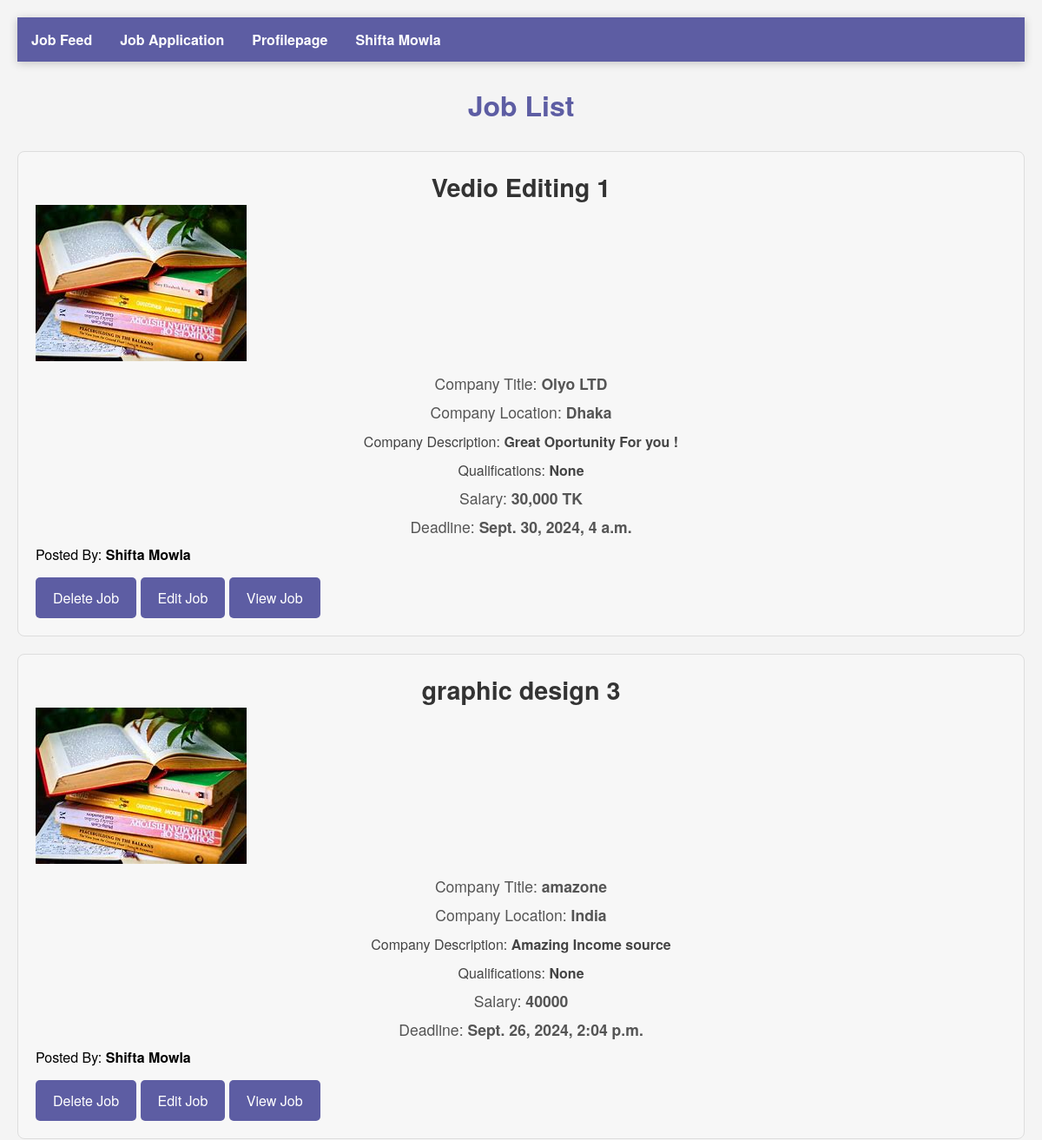
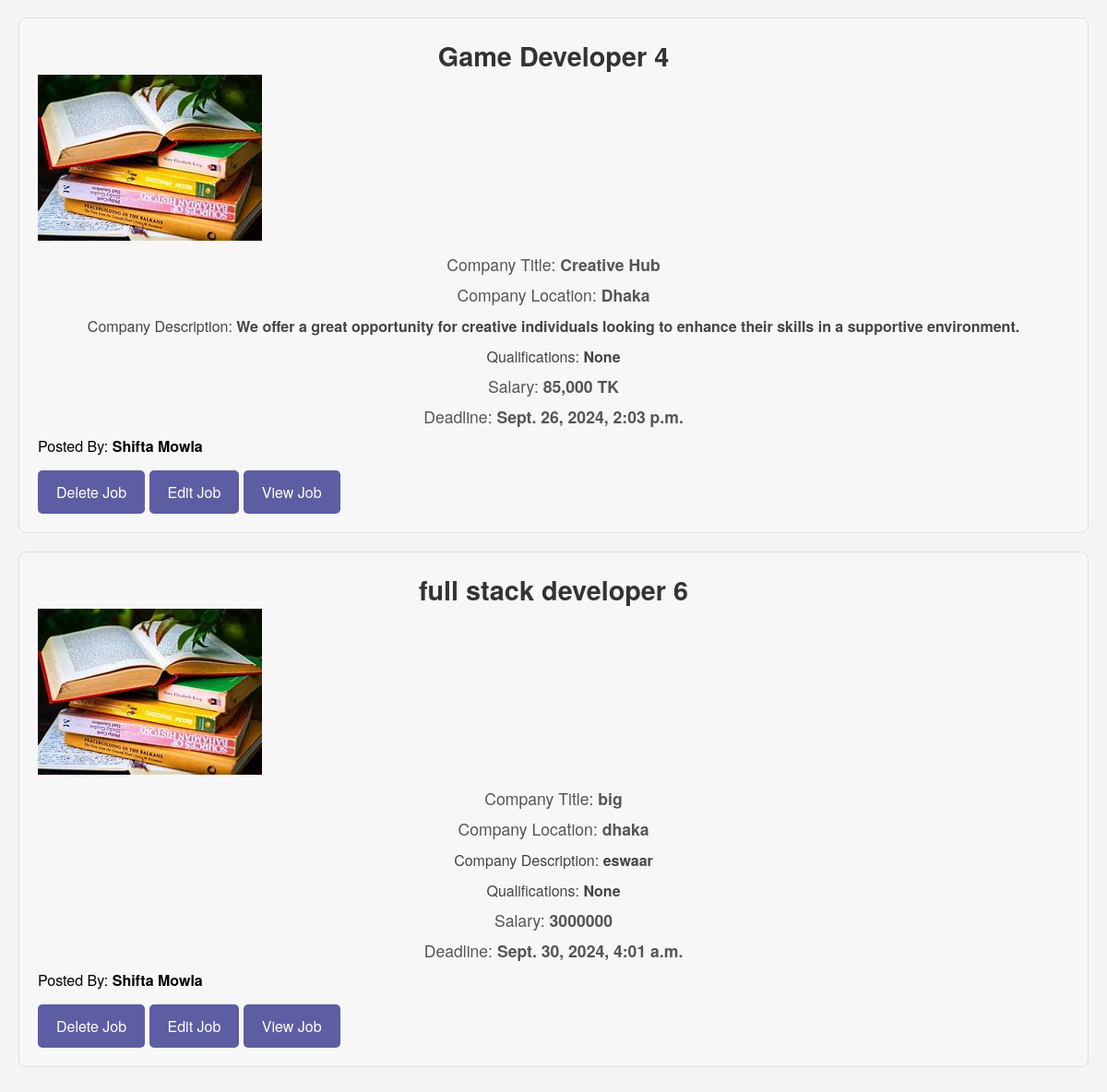
/createdjob/ (signed in), run on the app's committed database (2 pictures, top to bottom).
### myapp/models.py (models this page shows, shortened)
class Custom_user(AbstractUser):
    USER=[
        ('recruiter','Recruiter'),
        ('jobseeker','Jobseeker')
    ]
    Gender=[
        ('male','Male'),
        ('female','Female'),
        ('other','Other')
    ]
    user_type=models.CharField(choices=USER,max_length=100,null=True)
    city=models.CharField(max_length=25, null=True)
    gender=models.CharField(choices=Gender,max_length=100,null=True)
    profile_picture=models.ImageField(upload_to='company_logos/', null=True)

class JobModel(models.Model):
    JOB_TYPE_CHOICES = [
        ('fulltime', 'Full-time'),
        ('parttime', 'Part-time'),
    ]
    user = models.ForeignKey(Custom_user, on_delete=models.CASCADE)
    job_title = models.CharField(max_length=255, null=True)
    company_type = models.CharField(max_length=10, choices=JOB_TYPE_CHOICES, null=True)
    company_logo = models.ImageField(upload_to='company_logos/', null=True)
    company_name = models.CharField(max_length=255, null=True)
    location = models.CharField(max_length=255, null=True)
    Qualifications = models.CharField(max_length=255, null=True)
    description = models.TextField(null=True)
    salary = models.CharField(max_length=255, null=True)
    posted_on = models.DateField(default=timezone.now, null=True)
    application_deadline = models.DateTimeField(auto_now=True, null=True)

### myproject/views.py (the view)
# urls.py: path('createdjob/', createdjob, name='createdjob'),
def createdjob(req):
    current_user=req.user
    Job=JobModel.objects.filter(user=current_user)
    text={
        'Job':Job,
    }
    return render(req,'createdjob.html',text)

### template/createdjob.html (shortened to what this page needs)
{% extends 'base.html' %}
{% block body %}
<!DOCTYPE html>
<html lang="en">
<head>
</head>
<body>
<h2>Job List</h2>
{% for i in Job %}
<div class="job-post">
    <h2 class="job-title">{{ i.job_title }} {{i.id}}</h2>
    <div class="logo">
        <img src="/{{ i.company_logo }}" alt="Company Logo">
    </div>
    <div class="company">Company Title: <strong>{{ i.company_name }}</strong></div>
    <div class="location">Company Location: <strong>{{ i.location }}</strong></div>
    <div class="description">Company Description: <strong>{{ i.description }}</strong></div>
    <div class="description">Qualifications: <strong>{{ i.Qualifications }}</strong></div>
    <div class="salary">Salary: <strong>{{ i.salary }}</strong></div>
    <div class="application-deadline">Deadline: <strong>{{ i.application_deadline }}</strong></div>
    <div class="user">Posted By: <strong>{{ i.user.first_name }} {{ i.user.last_name }}</strong></div>
    {% if request.user.user_type == 'recruiter' %}
    <a href="{% url 'deletejob' i.id %}" class="apply-button">Delete Job</a>
    <a href="{% url 'editjob' i.id %}" class="apply-button">Edit Job</a>
    <a href="{% url 'mainprofile' i.id %}" class="apply-button">View Job</a>
    {% endif %}
</div>
{% endfor %}
</body>
</html>
{% endblock body %}

### template/base.html (shortened to what this page needs)
<!DOCTYPE html>
<html lang="en">
<head>
</head>
<body>
  <ul>
    <li><a href="{% url 'jobfeed' %}">Job Feed</a></li>
    {% if user.user_type == 'jobseeker' %}
    <li><a href="{% url 'profilepage' %}">Profilepage</a></li>
    {% elif user.user_type == 'recruiter' %}
      <li><a href="{% url 'appliedjob' %}">Job Application</a></li>
      <li><a href="{% url 'profilepage' %}">Profilepage</a></li>
    {% endif %}
      <li class="dropdown">
        <a href="javascript:void(0)" class="dropbtn">{{user.first_name}} {{user.last_name}}</a>
      </li>
  </ul>
{% block body %}
{% endblock body %}
</body>
</html>

### template/base.html (style rules this page uses)
body { background-color: white; font-family: 'Arial', sans-serif; }
ul { list-style-type: none; margin: 0; padding: 0; overflow: hidden; background-color: #5d5da3; box-shadow: 0 2px 10px rgba(0, 0, 0, 0.2); }
li { float: left; }
li a { display: inline-block; color: #FFFFFF; text-align: center; padding: 14px 16px; text-decoration: none; transition: background-color 0.3s, color 0.3s; font-weight: bold; }
li.dropdown { display: inline-block; }

### template/createdjob.html (style rules this page uses)
body { font-family: 'Helvetica Neue', Arial, sans-serif; background-color: #f4f4f4; margin: 0; padding: 20px; }
h2 { text-align: center; color: #5d5da3; margin-bottom: 30px; font-size: 2em; }
.job-post { border: 1px solid #ddd; padding: 20px; margin-bottom: 20px; border-radius: 8px; background-color: #f7f7f7; transition: box-shadow 0.3s; }
.job-title { font-size: 1.8em; color: #333; margin: 0; text-align: center; }
.company, .location, .salary, .posted-date, .application-deadline { color: #555; margin: 8px 0; font-size: 1.1em; text-align: center; }
.description { margin-top: 10px; color: #444; font-size: 1em; text-align: center; }
.apply-button { display: inline-block; margin-top: 15px; padding: 12px 20px; background-color: #5d5da3; color: white; text-decoration: none; border-radius: 5px; transition: background-color 0.3s, color 0.3s; font-size: 1em; text-align: center; }

### data on the page
Custom_user: first_name "Shifta", last_name "Mowla"
JobModel: job_title "Vedio Editing", id "1", company_logo (picture), company_name "Olyo LTD", location "Dhaka", description "Great Oportunity For you !", Qualifications "None", salary "30,000 TK", application_deadline "Sept. 30, 2024, 4 a.m.", user.first_name "Shifta", user.last_name "Mowla"
JobModel: job_title "graphic design", id "3", company_logo (picture), company_name "amazone", location "India", description "Amazing Income source", Qualifications "None", salary "40000", application_deadline "Sept. 26, 2024, 2:04 p.m.", user.first_name "Shifta", user.last_name "Mowla"
JobModel: job_title "Game Developer", id "4", company_logo (picture), company_name "Creative Hub", location "Dhaka", description "We offer a great opportunity for creative individuals looking to enhance their skills in a supportive environment.", Qualifications "None", salary "85,000 TK", application_deadline "Sept. 26, 2024, 2:03 p.m.", user.first_name "Shifta", user.last_name "Mowla"
JobModel: job_title "full stack developer", id "6", company_logo (picture), company_name "big", location "dhaka", description "eswaar", Qualifications "None", salary "3000000", application_deadline "Sept. 30, 2024, 4:01 a.m.", user.first_name "Shifta", user.last_name "Mowla"
